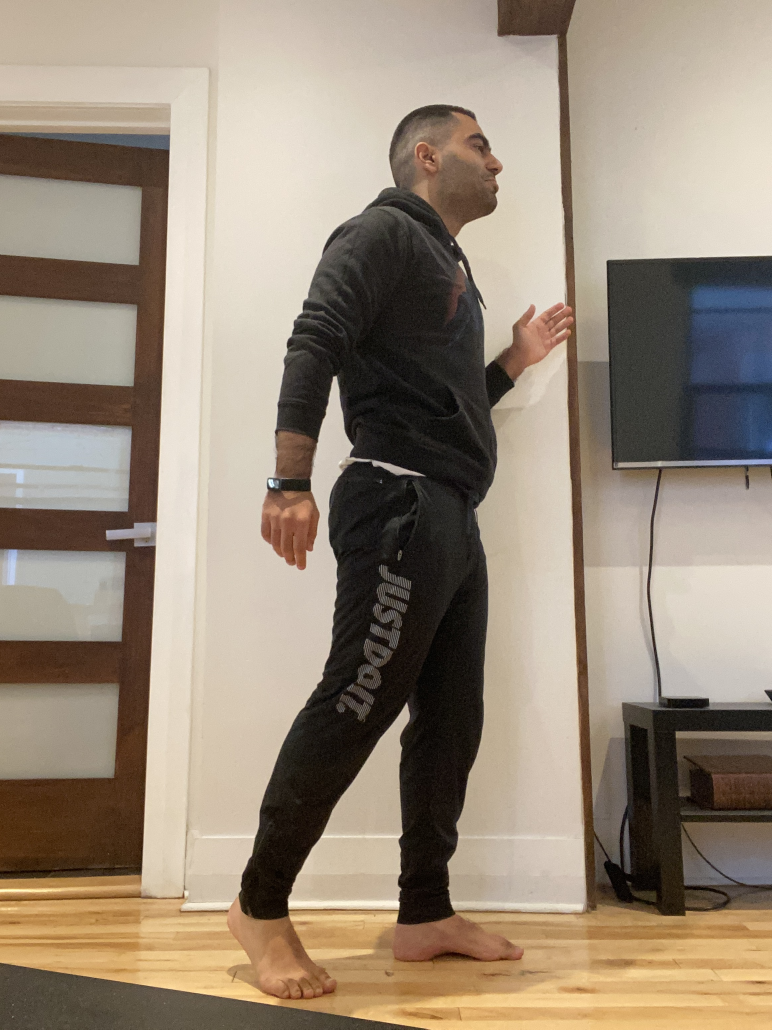
#> input picture src/images/arman_being_weird.jpg, 2316 x 3088 px, given in place of the camera (shown at 1/3 size)
$ python dense_kp_detector.py
#> lines starting #> are read from the running program, lines starting #| are printed output that depends on the picture
import cv2 as cv
import numpy as np
import argparse

# construct the argument parser and parse the arguments
ap = argparse.ArgumentParser()
ap.add_argument("-v", "--video", help="path to the video file")
args = vars(ap.parse_args())

# The video feed is read in as a VideoCapture object
cap = cv.VideoCapture(args["video"])
size = (int(cap.get(cv.CAP_PROP_FRAME_WIDTH)),
        int(cap.get(cv.CAP_PROP_FRAME_HEIGHT)))
# ret = a boolean return value from getting the frame, first_frame = the first frame in the entire video sequence
ret, first_frame = cap.read()
#> first_frame is the input picture: shape (3088, 2316, 3); mean B, G, R 120.4, 137.2, 151.5
# Converts frame to grayscale because we only need the luminance channel for detecting edges - less computationally expensive
prev_gray = cv.cvtColor(first_frame, cv.COLOR_BGR2GRAY)
# Creates an image filled with zero intensities with the same dimensions as the frame
mask = np.zeros_like(first_frame, np.uint8)
# Sets image saturation to maximum
mask[..., 1] = 255

frame_array = []

while(cap.isOpened()):
    # ret = a boolean return value from getting the frame, frame = the current frame being projected in the video
    ret, frame = cap.read()
    if frame is None:
        break
    # Flip Frame if Needed
    frame = cv.flip(frame, -1)
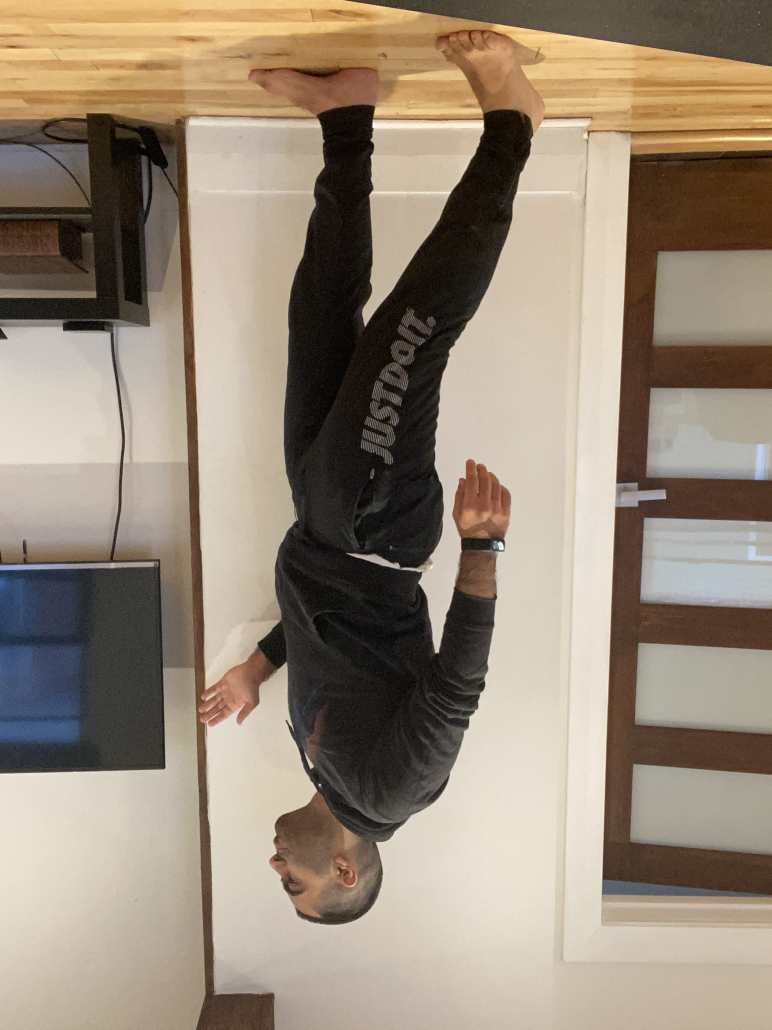
#> frame: shape (3088, 2316, 3) (shown at 1/3 size); mean B, G, R 120.4, 137.2, 151.5
    # Opens a new window and displays the input frame
    cv.imshow("input", frame)
    frame = frame.astype("uint8")
    # Converts each frame to grayscale - we previously only converted the first frame to grayscale
    gray = cv.cvtColor(frame, cv.COLOR_BGR2GRAY)
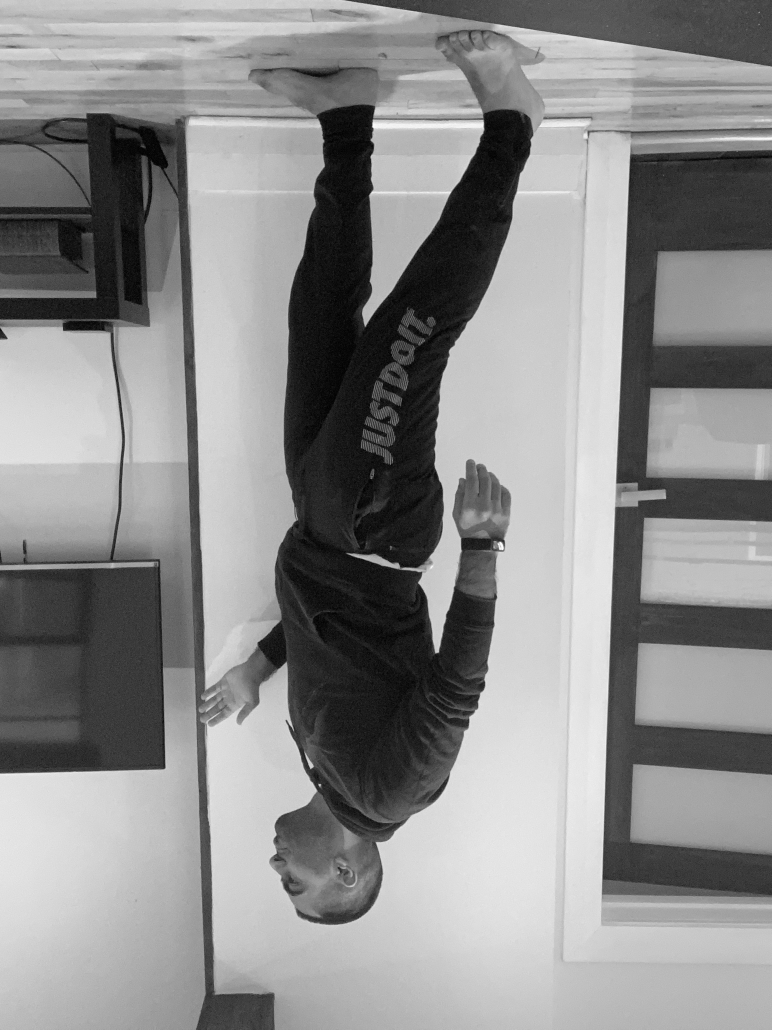
#> gray: shape (3088, 2316) (shown at 1/3 size); min 0, max 253, mean 139.6
    # Calculates dense optical flow by Farneback method
    flow = cv.calcOpticalFlowFarneback(prev_gray, gray, None, 0.5, 3, 15, 3, 5, 1.2, 0)
    # Computes the magnitude and angle of the 2D vectors
    magnitude, angle = cv.cartToPolar(flow[..., 0], flow[..., 1])
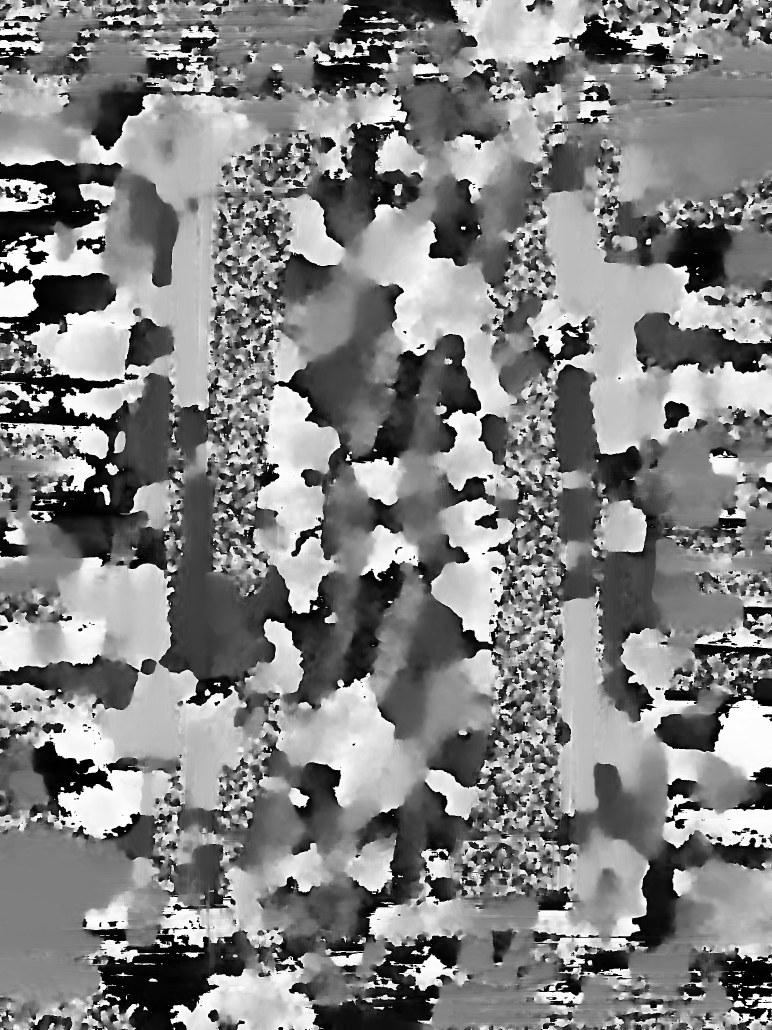
#> angle: shape (3088, 2316) float32 (shown at 1/3 size); min 8.9e-07, max 6.28, mean 3.21; drawn with min black and max white
    # Sets image hue according to the optical flow direction
    mask[..., 0] = angle * 180 / np.pi / 2
    # Sets image value according to the optical flow magnitude (normalized)
    mask[..., 2] = cv.normalize(magnitude, None, 0, 255, cv.NORM_MINMAX)
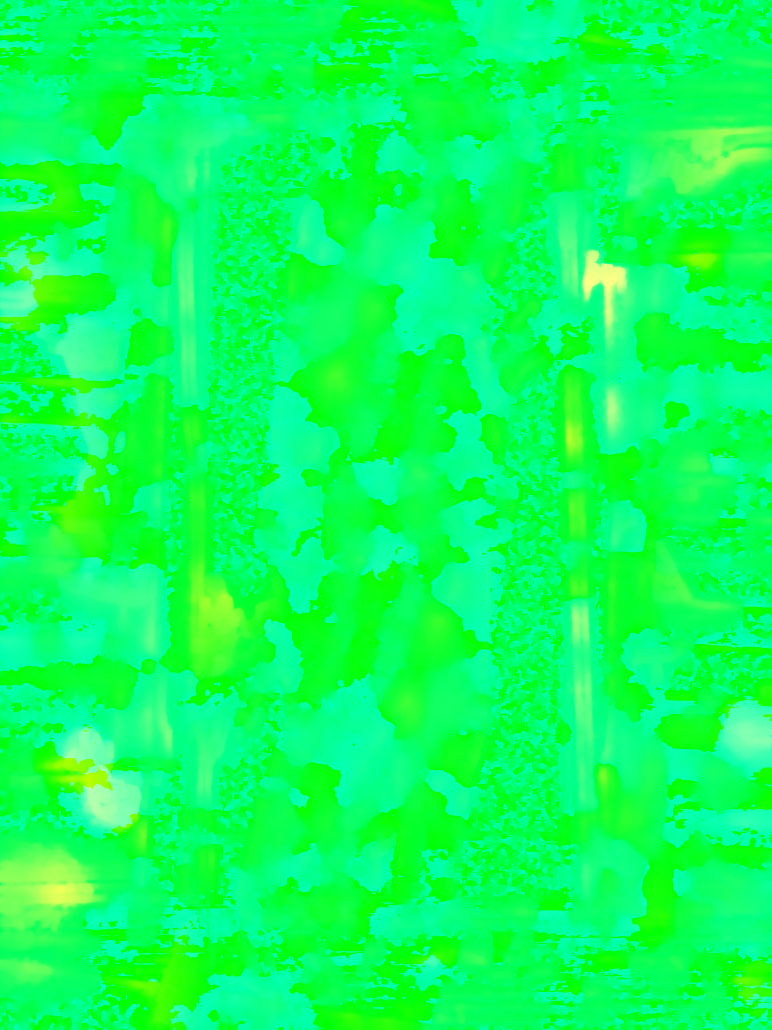
#> mask: shape (3088, 2316, 3) (shown at 1/3 size); mean of channels 0, 1, 2 91.5, 255, 12.1; drawn as B, G, R
    # Converts HSV to RGB (BGR) color representation
    spec_mask = cv.cvtColor(mask, cv.COLOR_HSV2BGR)
    spec_mask = cv.cvtColor(spec_mask, cv.COLOR_BGR2GRAY)
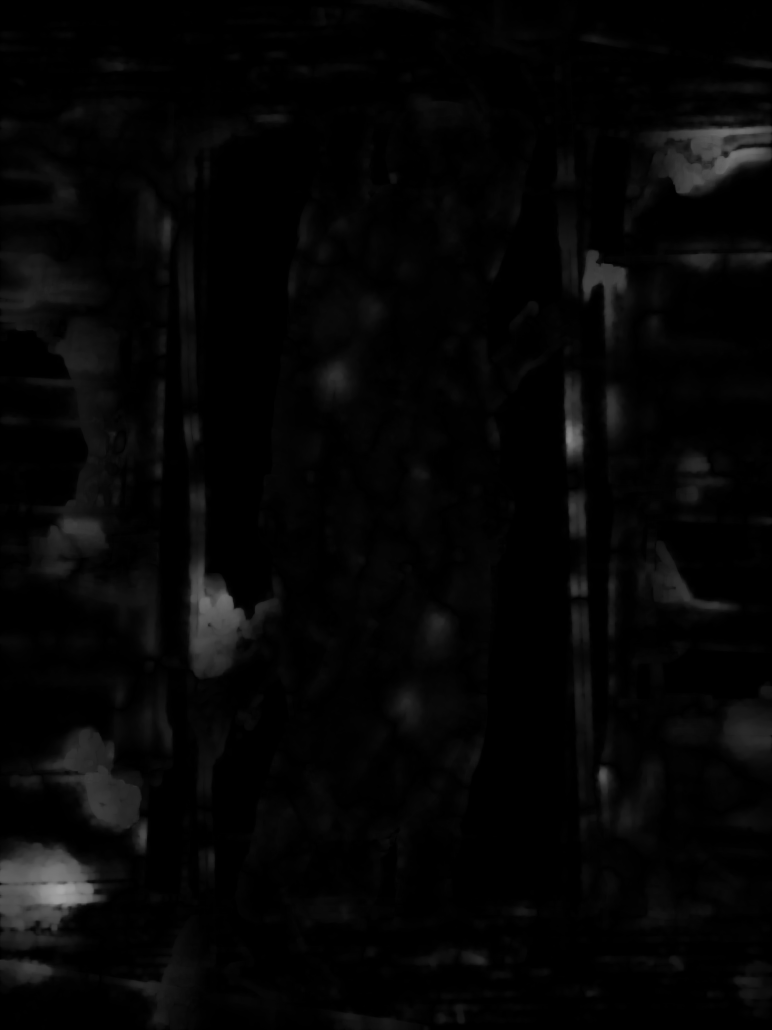
#> spec_mask: shape (3088, 2316) (shown at 1/3 size); min 0, max 167, mean 5.6
    rgb = cv.cvtColor(mask, cv.COLOR_HSV2BGR)
    print(spec_mask.shape)
#| (3088, 2316)
#> (the run stopped early here; a loop or call above may not have finished)

$ run again, on src/images/jamie_being_weird.jpg
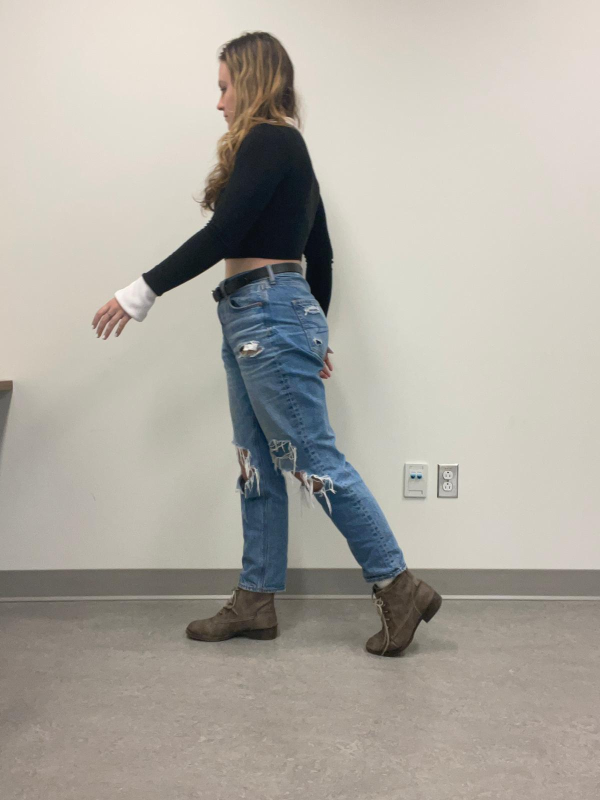
#> input picture src/images/jamie_being_weird.jpg, 1200 x 1600 px, given in place of the camera (shown at 1/2 size)
#> first_frame is the input picture: shape (1600, 1200, 3); mean B, G, R 162.7, 170.8, 175
#> `mask[..., 2] = cv.normalize(magnitude, None, 0, 255, cv.NORM_MINMAX)`:
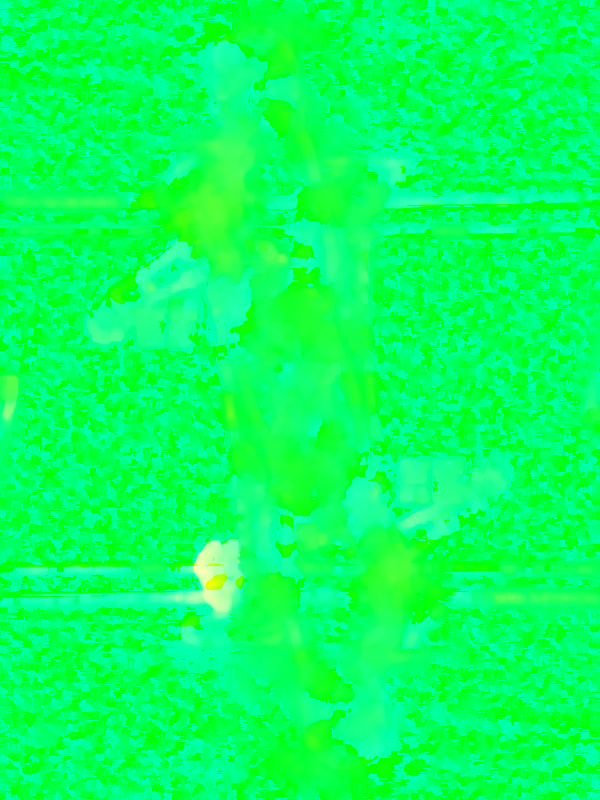
#> mask: shape (1600, 1200, 3) (shown at 1/2 size); mean of channels 0, 1, 2 93.7, 255, 6.8; drawn as B, G, R
#> `spec_mask = cv.cvtColor(mask, cv.COLOR_HSV2BGR)`:
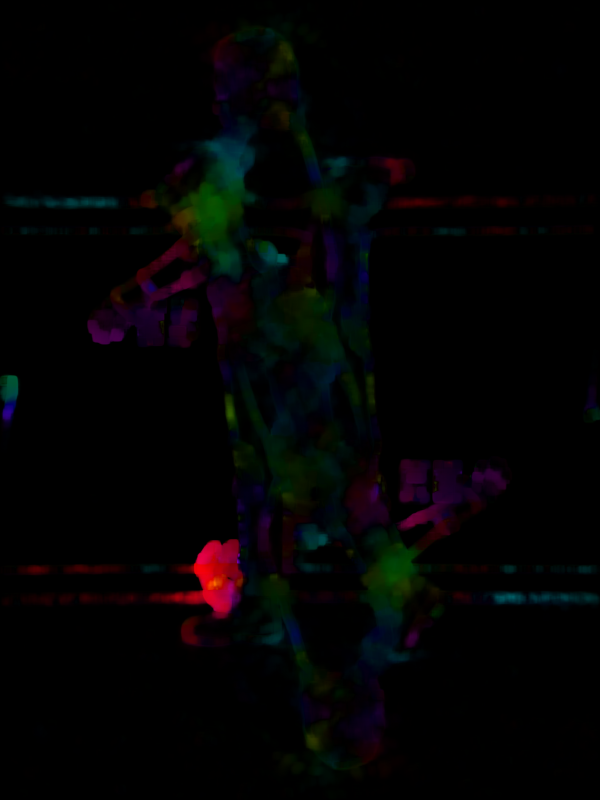
#> spec_mask: shape (1600, 1200, 3) (shown at 1/2 size); mean B, G, R 3.3, 3, 3.4
#| (1600, 1200)

$ run again, on src/images/mia_being_weird.jpg
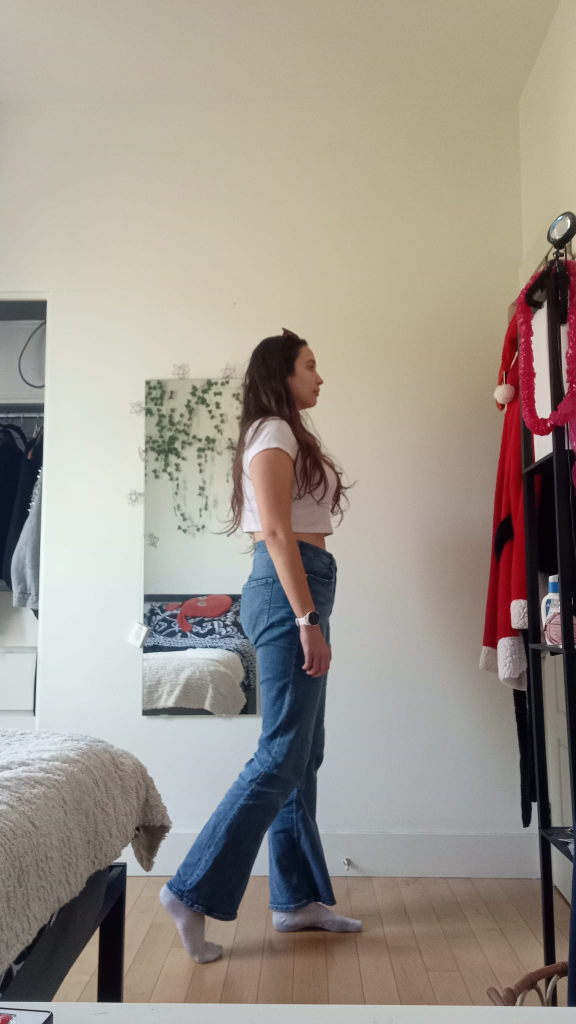
#> input picture src/images/mia_being_weird.jpg, 1152 x 2048 px, given in place of the camera (shown at 1/2 size)
#> first_frame is the input picture: shape (2048, 1152, 3); mean B, G, R 140.3, 149.7, 157.4
#> `mask[..., 2] = cv.normalize(magnitude, None, 0, 255, cv.NORM_MINMAX)`:
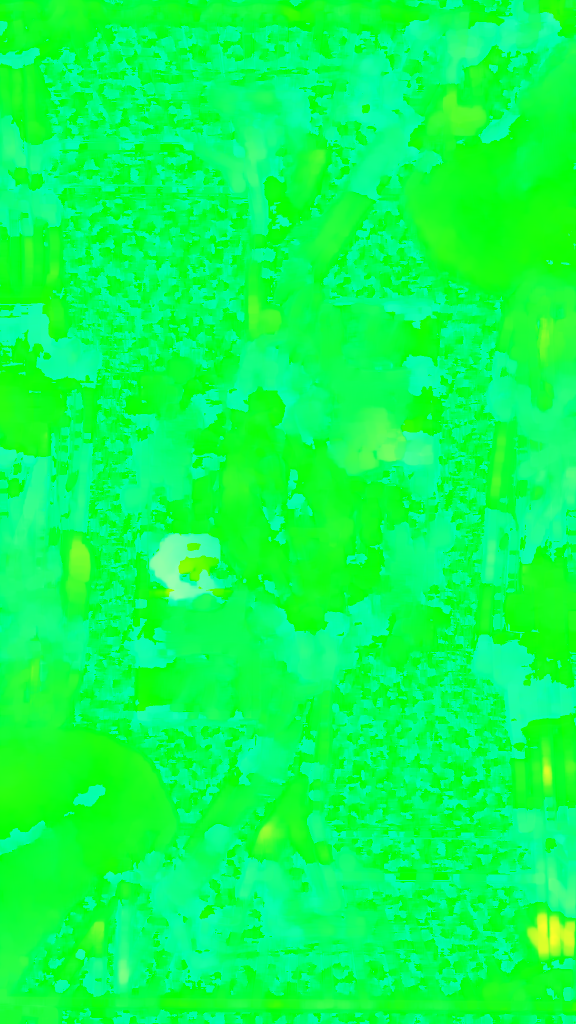
#> mask: shape (2048, 1152, 3) (shown at 1/2 size); mean of channels 0, 1, 2 81.6, 255, 9.3; drawn as B, G, R
#> `spec_mask = cv.cvtColor(spec_mask, cv.COLOR_BGR2GRAY)`:
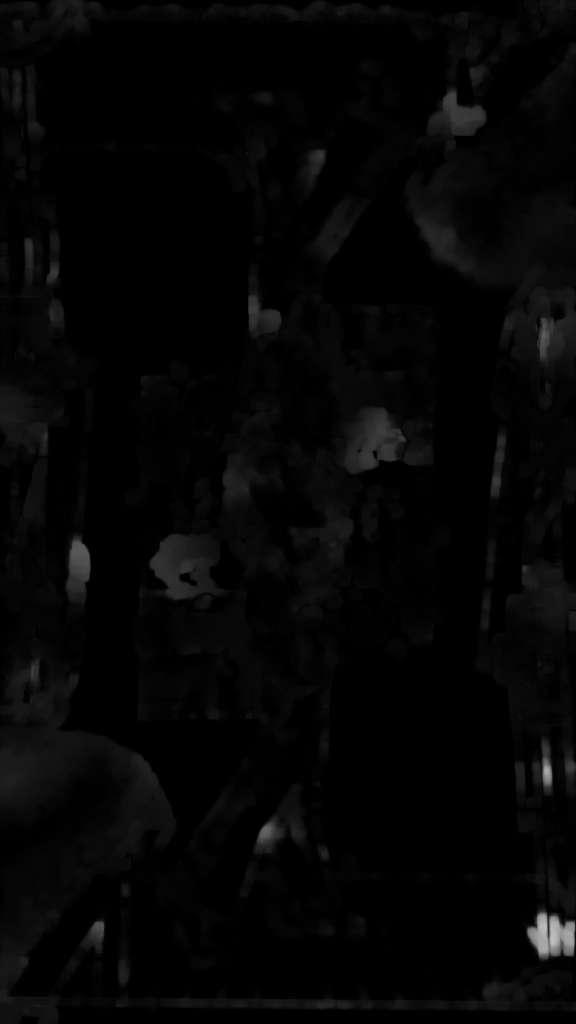
#> spec_mask: shape (2048, 1152) (shown at 1/2 size); min 0, max 193, mean 5.1
#| (2048, 1152)
